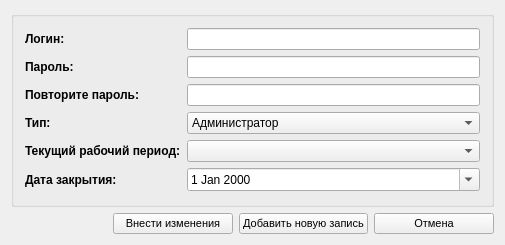
<?xml version="1.0" encoding="UTF-8"?>
<ui version="4.0">
 <class>ZUsersForm</class>
 <widget class="QWidget" name="ZUsersForm">
  <property name="geometry">
   <rect>
    <x>0</x>
    <y>0</y>
    <width>505</width>
    <height>245</height>
   </rect>
  </property>
  <property name="minimumSize">
   <size>
    <width>480</width>
    <height>180</height>
   </size>
  </property>
  <property name="windowTitle">
   <string>Добавление (изменение) пользователя</string>
  </property>
  <property name="windowIcon">
   <iconset resource="../cleaning.qrc">
    <normaloff>:/images/add.png</normaloff>:/images/add.png</iconset>
  </property>
  <property name="styleSheet">
   <string notr="true"/>
  </property>
  <layout class="QVBoxLayout" name="verticalLayout">
   <item>
    <widget class="QGroupBox" name="requiredBox">
     <property name="title">
      <string/>
     </property>
     <layout class="QGridLayout" name="gridLayout_2">
      <item row="3" column="0">
       <widget class="QLabel" name="lblSectionPlus_2">
        <property name="font">
         <font>
          <weight>75</weight>
          <bold>true</bold>
         </font>
        </property>
        <property name="text">
         <string>Пароль:</string>
        </property>
       </widget>
      </item>
      <item row="1" column="0">
       <widget class="QLabel" name="lblSectionPlus">
        <property name="font">
         <font>
          <weight>75</weight>
          <bold>true</bold>
         </font>
        </property>
        <property name="text">
         <string>Логин:</string>
        </property>
       </widget>
      </item>
      <item row="4" column="1" colspan="2">
       <widget class="QLineEdit" name="txtPwd2">
        <property name="echoMode">
         <enum>QLineEdit::Password</enum>
        </property>
       </widget>
      </item>
      <item row="4" column="0">
       <widget class="QLabel" name="lblSectionPlus_3">
        <property name="font">
         <font>
          <weight>75</weight>
          <bold>true</bold>
         </font>
        </property>
        <property name="text">
         <string>Повторите пароль:</string>
        </property>
       </widget>
      </item>
      <item row="5" column="0">
       <widget class="QLabel" name="lblSectionPlus_4">
        <property name="font">
         <font>
          <weight>75</weight>
          <bold>true</bold>
         </font>
        </property>
        <property name="text">
         <string>Тип:</string>
        </property>
       </widget>
      </item>
      <item row="5" column="1" colspan="2">
       <widget class="QComboBox" name="cboMode">
        <item>
         <property name="text">
          <string>Администратор</string>
         </property>
        </item>
        <item>
         <property name="text">
          <string>Пользователь</string>
         </property>
        </item>
       </widget>
      </item>
      <item row="3" column="1" colspan="2">
       <widget class="QLineEdit" name="txtPwd">
        <property name="echoMode">
         <enum>QLineEdit::Password</enum>
        </property>
       </widget>
      </item>
      <item row="1" column="1" colspan="2">
       <widget class="QLineEdit" name="txtLogin"/>
      </item>
      <item row="6" column="1" colspan="2">
       <widget class="QComboBox" name="cboPeriod"/>
      </item>
      <item row="6" column="0">
       <widget class="QLabel" name="lblSectionPlus_5">
        <property name="font">
         <font>
          <weight>75</weight>
          <bold>true</bold>
         </font>
        </property>
        <property name="text">
         <string>Текущий рабочий период:</string>
        </property>
       </widget>
      </item>
      <item row="7" column="0">
       <widget class="QLabel" name="nameText">
        <property name="font">
         <font>
          <weight>75</weight>
          <bold>true</bold>
         </font>
        </property>
        <property name="text">
         <string>Дата закрытия:</string>
        </property>
       </widget>
      </item>
      <item row="7" column="1" colspan="2">
       <widget class="QDateEdit" name="dateEdit">
        <property name="calendarPopup">
         <bool>true</bool>
        </property>
       </widget>
      </item>
     </layout>
    </widget>
   </item>
   <item>
    <layout class="QHBoxLayout" name="horizontalLayout">
     <item>
      <spacer name="horizontalSpacer">
       <property name="orientation">
        <enum>Qt::Horizontal</enum>
       </property>
       <property name="sizeHint" stdset="0">
        <size>
         <width>40</width>
         <height>20</height>
        </size>
       </property>
      </spacer>
     </item>
     <item>
      <widget class="QPushButton" name="cmdSave">
       <property name="minimumSize">
        <size>
         <width>120</width>
         <height>0</height>
        </size>
       </property>
       <property name="font">
        <font>
         <family>MS Shell Dlg 2</family>
         <pointsize>8</pointsize>
        </font>
       </property>
       <property name="text">
        <string>Внести изменения</string>
       </property>
       <property name="icon">
        <iconset resource="../cleaning.qrc">
         <normaloff>:/images/add.png</normaloff>:/images/add.png</iconset>
       </property>
       <property name="iconSize">
        <size>
         <width>24</width>
         <height>24</height>
        </size>
       </property>
      </widget>
     </item>
     <item>
      <widget class="QPushButton" name="cmdSaveNew">
       <property name="minimumSize">
        <size>
         <width>120</width>
         <height>0</height>
        </size>
       </property>
       <property name="font">
        <font>
         <family>MS Shell Dlg 2</family>
         <pointsize>8</pointsize>
        </font>
       </property>
       <property name="text">
        <string>Добавить новую запись</string>
       </property>
       <property name="icon">
        <iconset resource="../cleaning.qrc">
         <normaloff>:/images/add.png</normaloff>:/images/add.png</iconset>
       </property>
       <property name="iconSize">
        <size>
         <width>24</width>
         <height>24</height>
        </size>
       </property>
      </widget>
     </item>
     <item>
      <widget class="QPushButton" name="cmdCancel">
       <property name="minimumSize">
        <size>
         <width>120</width>
         <height>0</height>
        </size>
       </property>
       <property name="font">
        <font>
         <family>MS Shell Dlg 2</family>
         <pointsize>8</pointsize>
        </font>
       </property>
       <property name="text">
        <string>Отмена</string>
       </property>
       <property name="icon">
        <iconset resource="../cleaning.qrc">
         <normaloff>:/images/error.png</normaloff>:/images/error.png</iconset>
       </property>
       <property name="iconSize">
        <size>
         <width>24</width>
         <height>24</height>
        </size>
       </property>
      </widget>
     </item>
    </layout>
   </item>
  </layout>
 </widget>
 <layoutdefault spacing="6" margin="11"/>
 <tabstops>
  <tabstop>txtLogin</tabstop>
  <tabstop>txtPwd</tabstop>
  <tabstop>txtPwd2</tabstop>
  <tabstop>cboMode</tabstop>
  <tabstop>cmdSave</tabstop>
  <tabstop>cmdSaveNew</tabstop>
  <tabstop>cmdCancel</tabstop>
 </tabstops>
 <resources>
  <include location="../cleaning.qrc"/>
 </resources>
 <connections>
  <connection>
   <sender>cmdCancel</sender>
   <signal>clicked()</signal>
   <receiver>ZUsersForm</receiver>
   <slot>close()</slot>
   <hints>
    <hint type="sourcelabel">
     <x>423</x>
     <y>337</y>
    </hint>
    <hint type="destinationlabel">
     <x>246</x>
     <y>181</y>
    </hint>
   </hints>
  </connection>
 </connections>
</ui>
